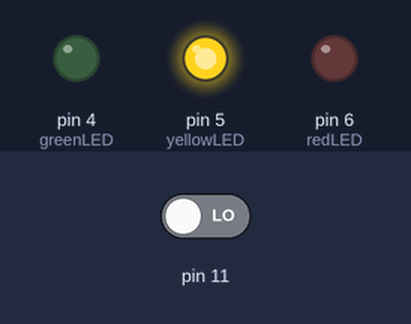
The sketch below on a simulated Arduino Uno, built with avr-gcc and run on an emulated ATmega328P. On the bench: output pins drawn as LEDs (lit = HIGH). The inputs (shaded band) are chosen by the test bench; at power-on: pin 11 LOW.

Above: at 3.1 s.
At 16.8 s:
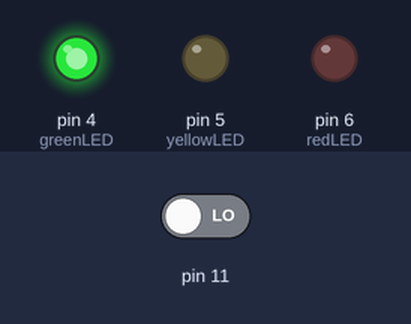
16.9 s: pin 11 driven HIGH
At 20.9 s:
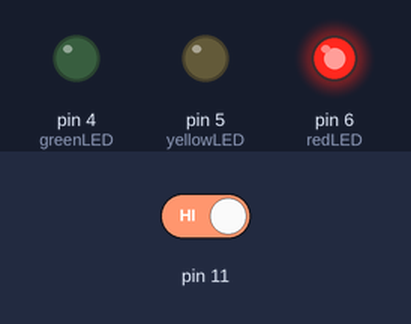
Timing chart, 0 to 30.9 s (numbered marks = the images above; inputs shaded):
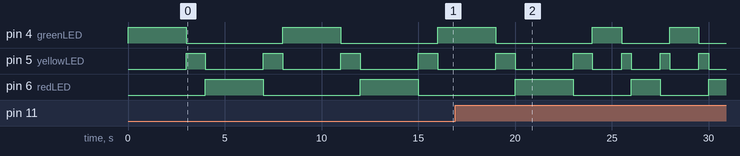

Measured:
- by itself, pin 4 (greenLED), pin 6 (redLED): alternates HIGH for 3.0 s and LOW for 5.0 s
- by itself, pin 5 (yellowLED): alternates HIGH for 1.0 s and LOW for 3.0 s

The sketch:

traffic_light_with_button_control.ino
```cpp
//https://www.tinkercad.com/things/0n3q0KMPqQN-traffic-light-with-button/
//traffic light

int button = 0;
int redLED = 6;
int yellowLED = 5;
int greenLED = 4;
int delay_yellow, usual_delay;

void setup()
{
  pinMode(2, INPUT);
  pinMode(redLED, OUTPUT);
  pinMode(yellowLED, OUTPUT);
  pinMode(greenLED, OUTPUT);
}

void loop()
{
  button = digitalRead(11);
  delay_yellow = 1000;
  usual_delay = 3000;

  digitalWrite(yellowLED, LOW);
  digitalWrite(greenLED, HIGH);
  if (button==1){
    usual_delay = 1500;
    delay_yellow = 500;
  }

  delay(usual_delay);
  digitalWrite(greenLED, LOW);
  digitalWrite(yellowLED, HIGH);

  delay(delay_yellow);
  digitalWrite(yellowLED, LOW);
  digitalWrite(redLED, HIGH);

  delay(usual_delay);
  digitalWrite(redLED, LOW);
  digitalWrite(yellowLED, HIGH);

  delay(delay_yellow);


}
```
